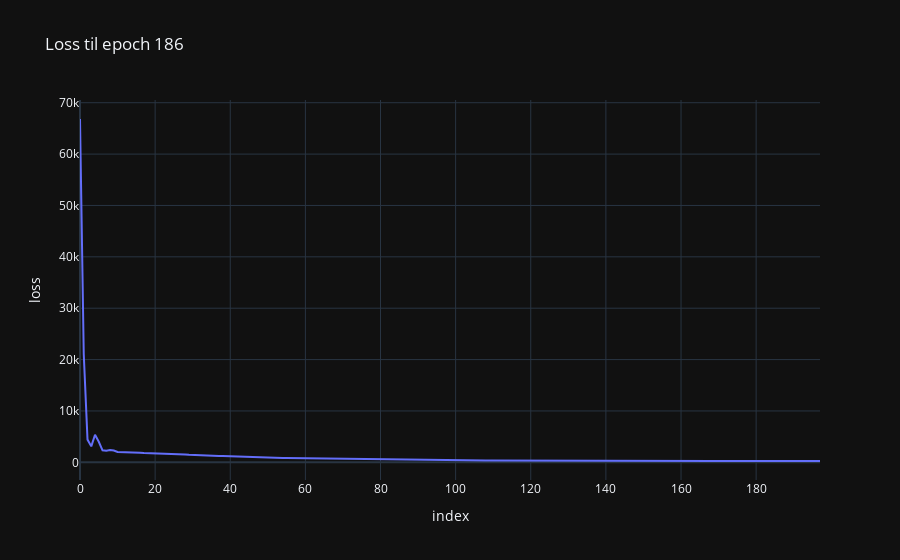

The cell this chart's notebook holds for it:
### Code cell
%%time
# Define a CNN model
model1 = tf.keras.Sequential([
    tf.keras.layers.Input(shape=(n_steps, n_features)),
    tf.keras.layers.Conv1D(filters=64, kernel_size=2, activation='relu'), # 64 filtros de tamaño 2
    tf.keras.layers.MaxPooling1D(pool_size=2), # maxpooling size = 2
    tf.keras.layers.Flatten(), # flaten layer
    tf.keras.layers.Dense(50, activation='relu'), # dense layer
    tf.keras.layers.Dense(1) # one output neuron
])

model1.compile(optimizer='adam', loss='mse')
# Train data
model1.fit(X_train, y_train, epochs=my_epochs, verbose=False, 
            validation_split=my_val, batch_size=my_batch, callbacks=[early_stop])

best_epoch = np.argmin(model1.history.history['val_loss']) + 1
fig = px.line(pd.DataFrame(model1.history.history), y='loss', title=f'Loss til epoch {best_epoch}')
fig.show()

### Figure 1 — Plotly figure (JSON) as saved in the notebook; plotly's stock layout.template omitted (floating-point values rounded to 4 significant figures; data arrays with more than 128 entries replaced by an {"elided": "..."} marker saying what was removed)
{"data": [{"hovertemplate": "index=%{x}<br>loss=%{y}<extra></extra>", "legendgroup": "", "line": {"color": "#636efa", "dash": "solid"}, "marker": {"symbol": "circle"}, "mode": "lines", "name": "", "orientation": "v", "showlegend": false, "type": "scatter", "x": {"elided": "198 int values"}, "xaxis": "x", "y": {"elided": "198 float values"}, "yaxis": "y"}], "layout": {"legend": {"tracegroupgap": 0}, "title": {"text": "Loss til epoch 186"}, "xaxis": {"anchor": "y", "domain": [0, 1], "title": {"text": "index"}}, "yaxis": {"anchor": "x", "domain": [0, 1], "title": {"text": "loss"}}}}
